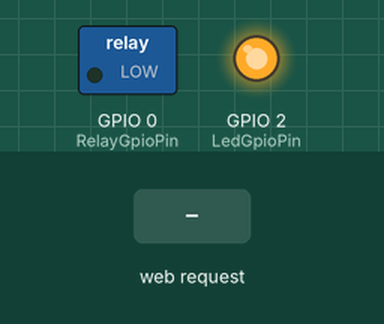
Recording of a sketch running on a simulated ESP8266 (NodeMCU). Shown: switched loads named in the sketch (green lamp = pin HIGH), output pins drawn as LEDs (lit = HIGH). The test bench sets the inputs (shaded band). WiFi joins after 1.5 s; servers stay silent unless stated; what the sketch prints to the serial monitor is not drawn.

Above: at 2.7 s.
2.8 s: HTTP request GET /RELAY?OFF received
At 3.4 s:
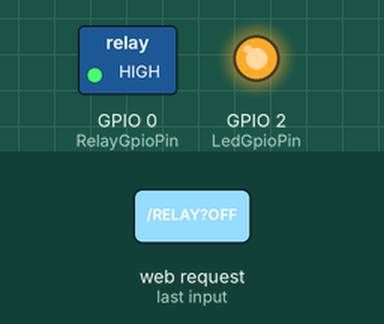
5.9 s: HTTP request GET /RELAY?ON received
At 6.4 s:
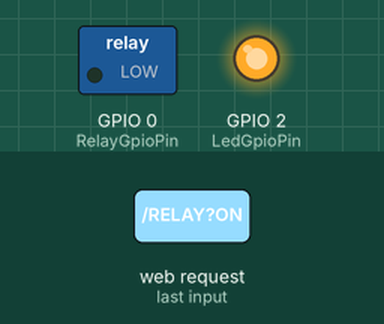
Timing chart, 0 to 8.9 s (numbered marks = the images above; inputs shaded):
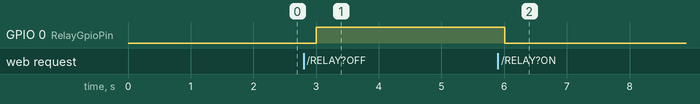

Measured:
- after the input at 2.8 s, GPIO 0 (RelayGpioPin): LOW → HIGH after 0.21 s
- after the input at 5.9 s, GPIO 0 (RelayGpioPin): HIGH → LOW after 0.11 s

The sketch:

esp8266relay.ino
```cpp
#include <ESP8266WiFi.h>

const char* ssid = "YOUR_SSID";         //fill in here your router or wifi SSID
const char* password = "YOUR_PASSWORD"; //fill in here your router or wifi password
const int LedGpioPin = 2;               //GPIO pin for onboard LED
const int RelayGpioPin = 0;             //relay connected to GPIO0
const int WebPort = 80;                 //web server port. default=80
IPAddress ip(192, 168, 1, 252);         //set static ip
IPAddress gateway(192, 168, 1, 254);    //set gateway
IPAddress subnet(255, 255, 255, 0);     //set subnet
WiFiServer server(WebPort);             //set server port
int value = LOW;

void setup() {
    //set to only regular wifi mode
    WiFi.mode(WIFI_STA);

    //Set baud rate for serial monitor
    Serial.begin(115200);

    //Configure and set initial value GPIO PIN
    pinMode(LedGpioPin, OUTPUT);
    pinMode(RelayGpioPin, OUTPUT);
    digitalWrite(RelayGpioPin, LOW);

    //Connect to WiFi network
    Serial.println();
    Serial.print("CON : Connecting to "); Serial.println(ssid);
    WiFi.config(ip, gateway, subnet); WiFi.begin(ssid, password);
    Serial.print("CON : Connecting");
    while (WiFi.status() != WL_CONNECTED){
        delay(500);
        Serial.print(".");
    }
    Serial.println(""); Serial.println("CON : WiFi connected");

    //Start the server
    server.begin();
    Serial.println("SYS : Server started");

    //Print the IP address
    Serial.print("CON : Connected using IP ");
    Serial.print(WiFi.localIP()); Serial.print(":");
    Serial.println(WebPort); Serial.println("");
}

String ResponseHeader(){
    //set server response as http text/html
    String HtmlHeader =
        String("HTTP/1.1 200 OK\r\n") +
        "Content-Type: text/html; charset=UTF-8\r\n" +
        "Connection: Keep-Alive\r\n" +
        "Keep-Alive: timeout=5, max=20\r\n" +
        "\r\n";
    return HtmlHeader;
}

void loop() {
    //Show led to monitor activity
    digitalWrite(LedGpioPin, HIGH);
    delay(500);
    digitalWrite(LedGpioPin, LOW);

    WiFiClient client = server.available();
    //Wait for a client (web browser) to connect
    if (client) {
        Serial.println("CON : Incoming Connection");
        while (client.connected()){
            if (client.available()){
                //Read the first line of the request
                String request = client.readStringUntil('\r');
                Serial.print("SYS : ");
                Serial.println(request);
                client.flush();
                //Process the request
                if (request.indexOf("/RELAY?ON") != -1){
                    Serial.println("SYS : RELAY ON");
                    digitalWrite(RelayGpioPin, LOW);
                    value = LOW;
                }
                if (request.indexOf("/RELAY?OFF") != -1){
                    Serial.println("SYS : RELAY OFF");
                    digitalWrite(RelayGpioPin, HIGH);
                    value = HIGH;
                }
                //Return the response
                client.println(ResponseHeader()); //Always include Response Header In Every Page
                client.println("<!DOCTYPE html>");
                client.println("<html>");
                client.println("<head>");
                client.println("    <meta charset=\"UTF-8\">");
                client.println("    <meta name=\"viewport\" content=\"width=device-width, initial-scale=1.0\">");
                client.println("    <link rel=\"icon\" href=\"https://catzy007.github.io/assets/faviconW.png\" type=\"image/png\" sizes=\"16x16\">");
                client.println("    <title>Remote Management</title>");
                client.println("    <link rel=\"stylesheet\" href=\"https://stackpath.bootstrapcdn.com/bootstrap/4.3.1/css/bootstrap.min.css\" integrity=\"sha384-ggOyR0iXCbMQv3Xipma34MD+dH/1fQ784/j6cY/iJTQUOhcWr7x9JvoRxT2MZw1T\" crossorigin=\"anonymous\">");
                client.println("    <style>");
                client.println("        body{");
                client.println("            background-color: #55688A;");
                client.println("            background-image: url(\"https://catzy007.github.io/assets/background.jpg\");");
                client.println("            min-height: 500px;");
                client.println("            background-attachment: fixed;");
                client.println("            background-position: center;");
                client.println("            background-repeat: no-repeat;");
                client.println("            background-size: cover;");
                client.println("        }");
                client.println("        .mycontainer{");
                client.println("            top: 50px;");
                client.println("            left: 0;");
                client.println("            right: 0;");
                client.println("            padding: 15%;");
                client.println("            margin-left: auto;");
                client.println("            margin-right: auto;");
                client.println("            background-color: rgba(253, 253, 253, 0.9);");
                client.println("            min-height: 100vh;");
                client.println("		    overflow: auto;");
                client.println("            border: 2px solid #ccc;");
                client.println("            border-radius: 10px;");
                client.println("        }");
                client.println("    </style>");
                client.println("</head>");
                client.println("<body>");
                client.println("    <div class=\"container\">");
                client.println("        <div class=\"row justify-content-center\">");
                client.println("            <div class=\"col-sm-12\">");
                client.println("                <div id=\"main\" class=\"mycontainer\">");
                client.println("                    <h1>Xeon-Server Remote Management</h1>");
                if(value == HIGH){
                    client.println("                    <h3>Relay Status OFF</h3>");
                }else{
                    client.println("                    <h3>Relay Status ON</h3>");
                }
                client.println("                    <h4>Turn <a href=\"/RELAY?OFF\">OFF</a> RELAY</h4>");
                client.println("                    <h4>Turn <a href=\"/RELAY?ON\">ON</a> RELAY</h4>");
                client.println("                </div>");
                client.println("            </div>");
                client.println("        </div>");
                client.println("    </div>");
                client.println("    <script src=\"https://code.jquery.com/jquery-3.3.1.slim.min.js\" integrity=\"sha384-q8i/X+965DzO0rT7abK41JStQIAqVgRVzpbzo5smXKp4YfRvH+8abtTE1Pi6jizo\" crossorigin=\"anonymous\"></script>");
                client.println("    <script src=\"https://cdnjs.cloudflare.com/ajax/libs/popper.js/1.14.7/umd/popper.min.js\" integrity=\"sha384-UO2eT0CpHqdSJQ6hJty5KVphtPhzWj9WO1clHTMGa3JDZwrnQq4sF86dIHNDz0W1\" crossorigin=\"anonymous\"></script>");
                client.println("    <script src=\"https://stackpath.bootstrapcdn.com/bootstrap/4.3.1/js/bootstrap.min.js\" integrity=\"sha384-JjSmVgyd0p3pXB1rRibZUAYoIIy6OrQ6VrjIEaFf/nJGzIxFDsf4x0xIM+B07jRM\" crossorigin=\"anonymous\"></script>");
                client.println("</body>");
                client.println("</html>");
                break; //Get out of loop
            }
        }
        delay(1); //Give the web browser time to receive the data
        //Close the connection
        //client.stop();
        Serial.println("CON : Connection Terminated");
        Serial.println("");
    }
}
```
